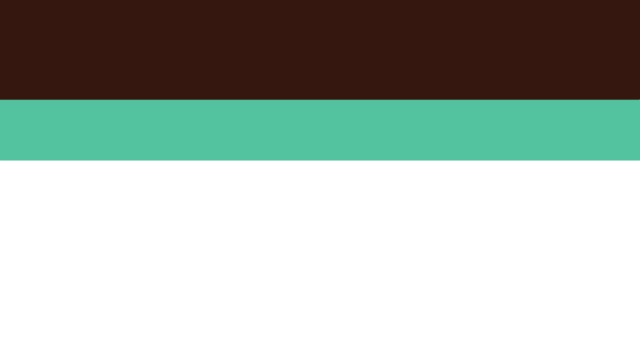
Frame 1 (no input)
Frame 60 (the mouse pressed at the canvas centre just before this capture): identical to frame 1, image omitted
Frame 120 (the mouse held since frame 60 and released just before this capture): identical to frame 1, image omitted

The Processing sketch that drew this single still picture (run headless with seeded random() and noise(); from frame 60 on, the mouse is pressed at the canvas centre):

// Processing sketch: Part1_sand_picture
// ── Part1_sand_picture.pde
/*
Part 1. Create a sand picture. 

Part1 Pseudocode:
1. Use pixels to create five kinds of particles with different color, shape, 
density(weight), and size.
2. Create arrays of different particles
3. Display them randomly to create a sand picture

#haven't been solved
*/

int cols = 640;
int[] rows = {100, 160, 180};
Sand[][] sand1 = new Sand[cols][rows[0]];
Sand[][] sand2 = new Sand[cols][rows[1]];
Sand[][] sand3 = new Sand[cols][rows[2]];

void setup() {
  size(640, 360);
  for (int i = 0; i < cols; i++) {
     for (int j = 0; j < rows[0]; j++) {
       sand1[i][j] = new Sand(i, j, color(54,23,15));
     }
     for (int k = 100; k < rows[1]; k++) {
       sand2[i][k] = new Sand(i, k, color(83,194,158));
     }
  }
}

void draw() {
  background(255);

  for (int i = 0; i < cols; i++) {
    for (int j = 0; j < rows[0]; j++) {
       sand1[i][j].display();
     }
    for (int k = 100; k < rows[1]; k++) {
       sand2[i][k].display();
    }
  }
}

// ── Sand.pde
class Sand {
  PVector location;
  float size;
  color c;
  
  Sand(float x, float y, color sandColor) {
    location = new PVector(x, y);
    c = sandColor;
    size = 2;
  }
  
  void checkInteract() {
    
  }
  
  void display() {
    stroke(c);
    strokeWeight(size);
    point (location.x, location.y);
  }
}
  
